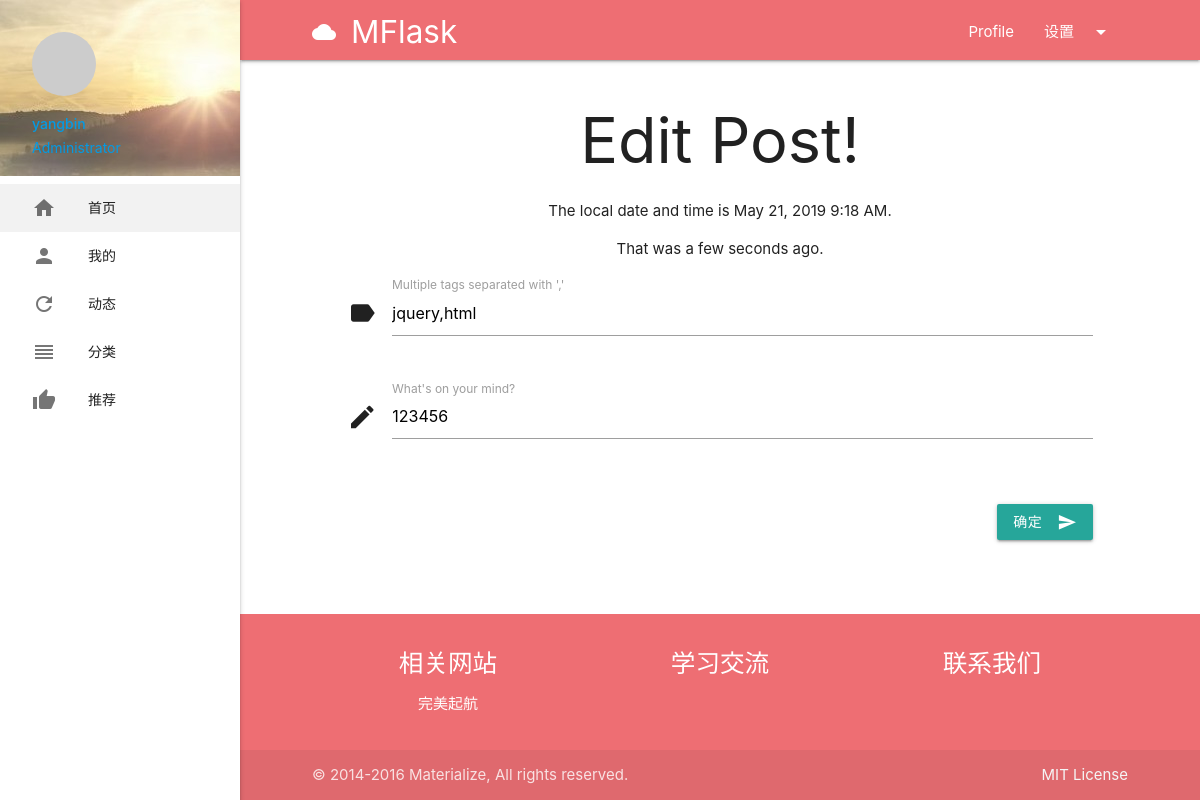
The app's page /edit/103 (signed in), older data.
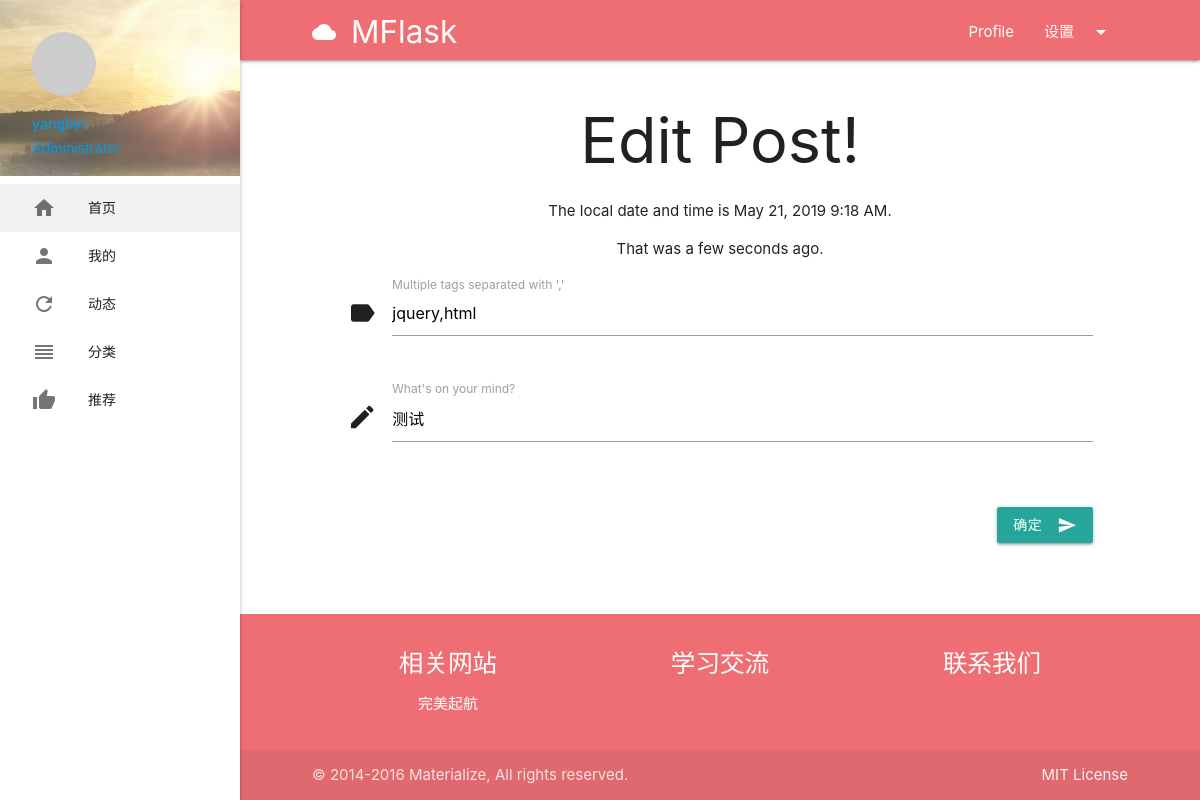
The same page, newer data.
### app/models.py (models this page shows, shortened)
class Post(db.Model):
    __tablename__ = 'posts'
    id = db.Column(db.Integer, primary_key=True)
    body = db.Column(db.Text)
    timestamp = db.Column(db.DateTime, index=True, default=datetime.utcnow)
    author_id = db.Column(db.Integer, db.ForeignKey('users.id'))
    rank = db.Column(db.Float, default=0, index=True)
    comments = db.relationship('Comment', backref='post', lazy='dynamic')
    tags = db.relationship('Tag',
                           secondary=posttags,
                           backref=db.backref('posts', lazy='dynamic'),
                           lazy='dynamic')
    @property
    def tagstring(self):
        return ','.join([tag.name for tag in self.tags])

### app/main/views.py (the view, shortened to what this page needs)
@main.route('/edit/<int:id>', methods=['GET', 'POST'])
@login_required
def edit(id):
    post = Post.query.get_or_404(id)
    if current_user != post.author and \
            not current_user.can(Permission.ADMIN):
        abort(403)
    form = PostForm()
    form.body.data = post.body
    form.tags.data = post.tagstring
    return render_template('edit_post.html', form=form, current_time=datetime.utcnow())

### app/main/forms.py
class PostForm(FlaskForm):
    tags = StringField("Multiple tags separated with ','")
    body = TextAreaField("What's on your mind?", validators=[DataRequired()])
    submit = SubmitField('Submit')

### app/auth/views.py (called while the page is built)
@auth.before_app_request
def before_request():
    if current_user.is_authenticated:
        current_user.ping()
        if not current_user.confirmed \
                and request.endpoint \
                and request.blueprint != 'auth'\
                and request.endpoint != 'static':
            return redirect(url_for('auth.unconfirmed'))

### app/main/__init__.py (called while the page is built)
@main.app_context_processor
def inject_permissions():
    return dict(Permission=Permission)

### app/models.py (called while the page is built)
@login_manager.user_loader
def load_user(user_id):
    return User.query.get(int(user_id))

    def ping(self):
        self.last_seen = datetime.utcnow()
        db.session.add(self)

    def gravatar_hash(self):
        return hashlib.md5(self.email.lower().encode('utf-8')).hexdigest()

### app/templates/edit_post.html (shortened to what this page needs)
{% extends "base.html" %}
{% block content %}
<main>
    <div class="container">
        <div class="row">
            <div class="col s12 m12 l12 center">
                <h1>Edit Post!</h1>
                <p>The local date and time is {{ moment(current_time).format('LLL') }}.</p>
                <p>That was {{ moment(current_time).fromNow(refresh=True) }}.</p>
            </div>
            <form class="col s12" method="POST">
                <div class="row">
                    <div class="input-field col s12">
                        <i class="material-icons prefix">label</i>
                        {{ form.tags(class="materialize-textarea") }}
                        {{ form.tags.label }}
                    </div>
                </div>
                <div class="row">
                    <div class="input-field col s12">
                        <i class="material-icons prefix">edit</i>
                        {{ form.body(class='materialize-textarea') }}
                        {{ form.body.label }}
                    </div>
                </div>
                <div class="row right">
                    <div class="input-field col s12">
                        <button class="btn waves-effect waves-light" type="submit" name="action">
                            确定<i class="material-icons right">send</i>
                        </button>
                    </div>
                </div>
            </form>
        </div>
    </div>
</main>
{% endblock %}

Row changes from the older to the newer data that the page shows:
changed Post: body "123456" → "测试"
